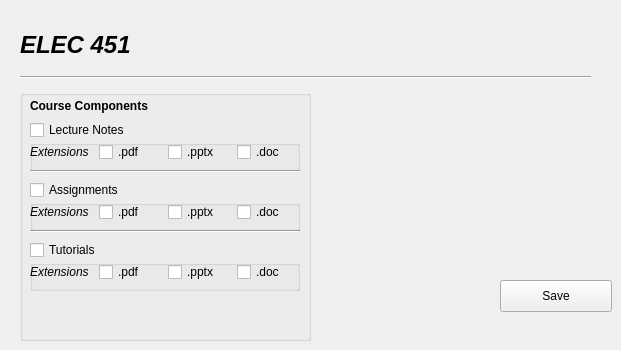
       <widget class="QWidget" name="tab_elec451">
        <attribute name="title">
         <string>ELEC 451</string>
        </attribute>
        <widget class="QWidget" name="layoutWidget_4">
         <property name="geometry">
          <rect>
           <x>20</x>
           <y>20</y>
           <width>571</width>
           <height>59</height>
          </rect>
         </property>
         <layout class="QVBoxLayout" name="verticalLayout_26">
          <item>
           <widget class="QLabel" name="label_35">
            <property name="styleSheet">
             <string notr="true">font-style: italic;
font-weight: bold;
font-size: 24px;
font-family: &quot;Times New Roman&quot; serif;</string>
            </property>
            <property name="text">
             <string>ELEC 451</string>
            </property>
           </widget>
          </item>
          <item>
           <widget class="Line" name="line_7">
            <property name="orientation">
             <enum>Qt::Horizontal</enum>
            </property>
           </widget>
          </item>
         </layout>
        </widget>
        <widget class="QPushButton" name="saveButton_Elec451">
         <property name="geometry">
          <rect>
           <x>500</x>
           <y>280</y>
           <width>112</width>
           <height>32</height>
          </rect>
         </property>
         <property name="text">
          <string>Save</string>
         </property>
        </widget>
        <widget class="QGroupBox" name="groupBox_ELEC451">
         <property name="geometry">
          <rect>
           <x>20</x>
           <y>90</y>
           <width>291</width>
           <height>251</height>
          </rect>
         </property>
         <property name="title">
          <string/>
         </property>
         <widget class="QLabel" name="label_37">
          <property name="geometry">
           <rect>
            <x>10</x>
            <y>-2</y>
            <width>270</width>
            <height>35</height>
           </rect>
          </property>
          <property name="font">
           <font>
            <weight>75</weight>
            <bold>true</bold>
           </font>
          </property>
          <property name="text">
           <string>Course Components</string>
          </property>
         </widget>
         <widget class="QCheckBox" name="TUT_2">
          <property name="geometry">
           <rect>
            <x>10</x>
            <y>150</y>
            <width>281</width>
            <height>20</height>
           </rect>
          </property>
          <property name="text">
           <string>Tutorials</string>
          </property>
         </widget>
         <widget class="Line" name="line_3">
          <property name="geometry">
           <rect>
            <x>10</x>
            <y>140</y>
            <width>270</width>
            <height>3</height>
           </rect>
          </property>
          <property name="orientation">
           <enum>Qt::Horizontal</enum>
          </property>
         </widget>
         <widget class="QCheckBox" name="LECT_2">
          <property name="geometry">
           <rect>
            <x>10</x>
            <y>30</y>
            <width>281</width>
            <height>20</height>
           </rect>
          </property>
          <property name="text">
           <string>Lecture Notes</string>
          </property>
         </widget>
         <widget class="QGroupBox" name="groupBox_ASSGN_2">
          <property name="geometry">
           <rect>
            <x>10</x>
            <y>110</y>
            <width>270</width>
            <height>31</height>
           </rect>
          </property>
          <property name="title">
           <string/>
          </property>
          <widget class="QWidget" name="layoutWidget_5">
           <property name="geometry">
            <rect>
             <x>0</x>
             <y>0</y>
             <width>270</width>
             <height>24</height>
            </rect>
           </property>
           <layout class="QHBoxLayout" name="horizontalLayout_7">
            <item>
             <widget class="QLabel" name="label_38">
              <property name="font">
               <font>
                <weight>50</weight>
                <italic>true</italic>
                <bold>false</bold>
               </font>
              </property>
              <property name="text">
               <string>Extensions</string>
              </property>
             </widget>
            </item>
            <item>
             <widget class="QCheckBox" name="checkBox_PDF_4">
              <property name="text">
               <string>.pdf</string>
              </property>
             </widget>
            </item>
            <item>
             <widget class="QCheckBox" name="checkBox_PPTX_4">
              <property name="text">
               <string>.pptx</string>
              </property>
             </widget>
            </item>
            <item>
             <widget class="QCheckBox" name="checkBox_DOC_4">
              <property name="text">
               <string>.doc</string>
              </property>
             </widget>
            </item>
           </layout>
          </widget>
         </widget>
         <widget class="QGroupBox" name="groupBox_LECT_2">
          <property name="geometry">
           <rect>
            <x>10</x>
            <y>50</y>
            <width>270</width>
            <height>31</height>
           </rect>
          </property>
          <property name="title">
           <string/>
          </property>
          <widget class="QWidget" name="layoutWidget">
           <property name="geometry">
            <rect>
             <x>0</x>
             <y>0</y>
             <width>270</width>
             <height>24</height>
            </rect>
           </property>
           <layout class="QHBoxLayout" name="horizontalLayout_3">
            <item>
             <widget class="QLabel" name="label_32">
              <property name="font">
               <font>
                <weight>50</weight>
                <italic>true</italic>
                <bold>false</bold>
               </font>
              </property>
              <property name="text">
               <string>Extensions</string>
              </property>
             </widget>
            </item>
            <item>
             <widget class="QCheckBox" name="checkBox_PDF_5">
              <property name="text">
               <string>.pdf</string>
              </property>
             </widget>
            </item>
            <item>
             <widget class="QCheckBox" name="checkBox_PPTX_5">
              <property name="text">
               <string>.pptx</string>
              </property>
             </widget>
            </item>
            <item>
             <widget class="QCheckBox" name="checkBox_DOC_5">
              <property name="text">
               <string>.doc</string>
              </property>
             </widget>
            </item>
           </layout>
          </widget>
         </widget>
         <widget class="Line" name="line_4">
          <property name="geometry">
           <rect>
            <x>10</x>
            <y>80</y>
            <width>270</width>
            <height>3</height>
           </rect>
          </property>
          <property name="orientation">
           <enum>Qt::Horizontal</enum>
          </property>
         </widget>
         <widget class="QCheckBox" name="ASSGN_2">
          <property name="geometry">
           <rect>
            <x>10</x>
            <y>90</y>
            <width>281</width>
            <height>20</height>
           </rect>
          </property>
          <property name="text">
           <string>Assignments</string>
          </property>
         </widget>
         <widget class="QGroupBox" name="groupBox_TUT_2">
          <property name="geometry">
           <rect>
            <x>10</x>
            <y>170</y>
            <width>270</width>
            <height>31</height>
           </rect>
          </property>
          <property name="title">
           <string/>
          </property>
          <widget class="QWidget" name="layoutWidget_8">
           <property name="geometry">
            <rect>
             <x>0</x>
             <y>0</y>
             <width>270</width>
             <height>24</height>
            </rect>
           </property>
           <layout class="QHBoxLayout" name="horizontalLayout_10">
            <item>
             <widget class="QLabel" name="label_43">
              <property name="font">
               <font>
                <weight>50</weight>
                <italic>true</italic>
                <bold>false</bold>
               </font>
              </property>
              <property name="text">
               <string>Extensions</string>
              </property>
             </widget>
            </item>
            <item>
             <widget class="QCheckBox" name="checkBox_PDF_6">
              <property name="text">
               <string>.pdf</string>
              </property>
             </widget>
            </item>
            <item>
             <widget class="QCheckBox" name="checkBox_PPTX_6">
              <property name="text">
               <string>.pptx</string>
              </property>
             </widget>
            </item>
            <item>
             <widget class="QCheckBox" name="checkBox_DOC_6">
              <property name="text">
               <string>.doc</string>
              </property>
             </widget>
            </item>
           </layout>
          </widget>
         </widget>
        </widget>
       </widget>
